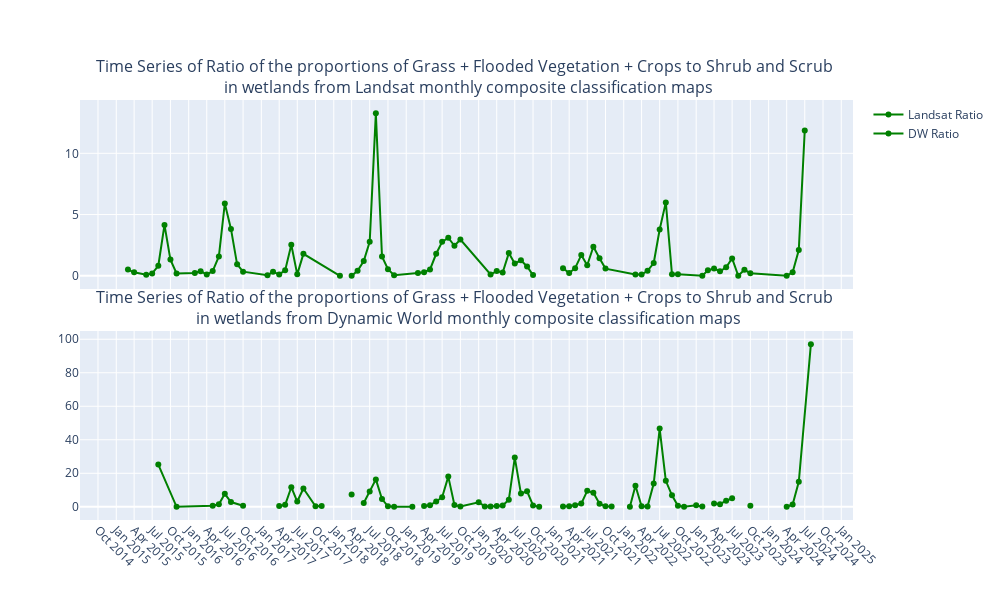
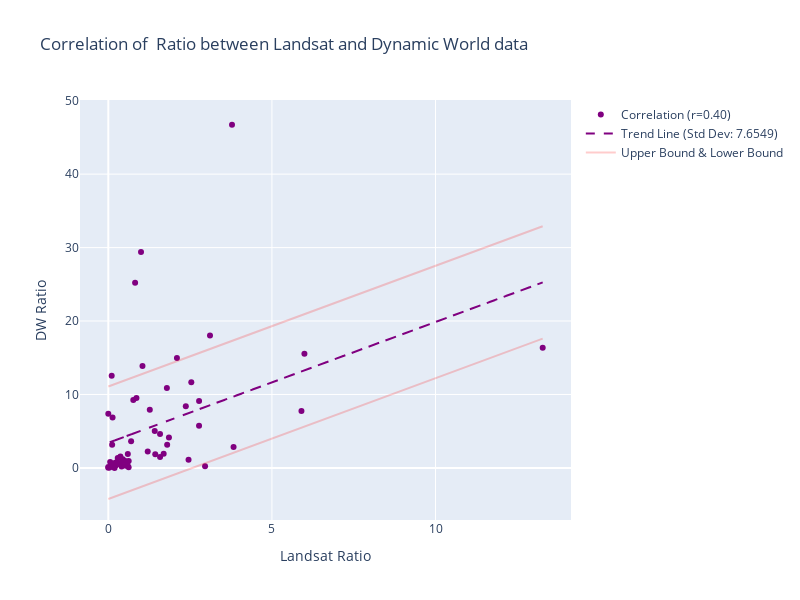

Source (notebook cell) for these figures, in order:
### Code cell
import plotly.graph_objects as go
from plotly.subplots import make_subplots

# Filtrer les données pour les classes d'intérêt
def calculate_ratio(df):
    shrub_and_scrub = df[df['class'] == 'Shrub and Scrub']['proportion'].reset_index(drop=True)
    grass = df[df['class'] == 'Grass']['proportion'].reset_index(drop=True)
    crops = df[df['class'] == 'Crops']['proportion'].reset_index(drop=True)
    # Calculer le rapport Shrub and Scrub / (Grass + Crops)
    ratio = (grass + crops) / shrub_and_scrub 
    return ratio

# Calculer le rapport pour Landsat et Sentinel (Dynamic World)
landsat_ratio = calculate_ratio(combined_df_filtered)
sentinel_ratio = calculate_ratio(gd_ts_df_filtered)

# Ajouter les dates correspondantes
landsat_ratio_df = pd.DataFrame({'date': combined_df_filtered['date'].unique(), 'ratio': landsat_ratio})
sentinel_ratio_df = pd.DataFrame({'date': gd_ts_df_filtered['date'].unique(), 'ratio': sentinel_ratio})


# Créer les subplots
fig = make_subplots(rows=2, cols=1, shared_xaxes=True, vertical_spacing=0.1,
                    subplot_titles=("Time Series of Ratio of the proportions of Grass + Flooded Vegetation + Crops to Shrub and Scrub <br> in wetlands from Landsat monthly composite classification maps",
                                    "Time Series of Ratio of the proportions of Grass + Flooded Vegetation + Crops to Shrub and Scrub <br> in wetlands from Dynamic World monthly composite classification maps"))

# Tracer le ratio pour Landsat
fig.add_trace(go.Scatter(
    x=landsat_ratio_df['date'], y=landsat_ratio_df['ratio'],
    mode='lines+markers', name='Landsat Ratio',
    line=dict(color='green')
), row=1, col=1)

# Tracer le ratio pour Sentinel (Dynamic World)
fig.add_trace(go.Scatter(
    x=sentinel_ratio_df['date'], y=sentinel_ratio_df['ratio'],
    mode='lines+markers', name='DW Ratio',
    line=dict(color='green')
), row=2, col=1)

fig.update_xaxes(
    tickformat="%b %Y",  # Format mois et année
    dtick="M3",  # Intervalle de ticks tous les mois
    tickangle=45,  # Angle des labels de ticks pour meilleure lisibilité
    tickmode="linear"  # Mode de ticks linéaire pour afficher chaque mois
)

# Ajuster la mise en page du graphique de corrélation
fig.update_layout(
    title="",
    height=600,
    width=1000,
    showlegend=True
)
# Afficher le graphique
fig.show()


# Calculer la corrélation entre les deux ratios
merged_ratio = pd.merge(landsat_ratio_df, sentinel_ratio_df, on='date', suffixes=('_landsat', '_sentinel'))
merged_ratio = merged_ratio.dropna()
merged_ratio = merged_ratio[np.isfinite(merged_ratio).all(1)]
correlation_ratio = merged_ratio['ratio_landsat'].corr(merged_ratio['ratio_sentinel'])

# Créer un graphique pour afficher la corrélation
fig_corr = go.Figure()

# Ajouter les points au graphique
fig_corr.add_trace(go.Scatter(
    x=merged_ratio['ratio_landsat'], y=merged_ratio['ratio_sentinel'],
    mode='markers', name=f'Correlation (r={correlation_ratio:.2f})',
    marker=dict(color='purple')
))


# Ajouter la courbe de tendance (régression linéaire)
slope, intercept, r_value, p_value, std_err = linregress(merged_ratio['ratio_landsat'], merged_ratio['ratio_sentinel'])

# Calculer les valeurs prédites par la courbe de tendance
predicted_values = slope * merged_ratio['ratio_landsat'] + intercept

# Calculer les résiduels (différence entre les valeurs observées et les valeurs prédites)
residuals = merged_ratio['ratio_sentinel'] - predicted_values
residual_std = np.std(residuals)

# Calculer les bornes supérieures et inférieures de la bande de confiance
upper_bound = predicted_values + residual_std
lower_bound = predicted_values - residual_std

# Ajouter la courbe de tendance au graphique, avec la dispersion dans la légende
fig_corr.add_trace(go.Scatter(
    x=merged_ratio['ratio_landsat'], y=slope * merged_ratio['ratio_landsat'] + intercept,
    mode='lines', name=f'Trend Line (Std Dev: {residual_std:.4f})',
    line=dict(color='purple', dash='dash')
))

# Ajouter la bande de confiance au graphique, avec la dispersion dans la légende
fig_corr.add_trace(go.Scatter(
    x=merged_ratio['ratio_landsat'], y=upper_bound,
    mode='lines', name=f'Upper Bound & Lower Bound',
    line=dict(color='rgba(255,0,0,0.2)'), showlegend=True
))

fig_corr.add_trace(go.Scatter(
    x=merged_ratio['ratio_landsat'], y=lower_bound,
    mode='lines', name=f'Lower Bound',
    line=dict(color='rgba(255,0,0,0.2)'), showlegend=False
))

# Ajuster la mise en page du graphique de corrélation
fig_corr.update_layout(
    title="Correlation of  Ratio between Landsat and Dynamic World data",
    xaxis_title="Landsat Ratio",
    yaxis_title="DW Ratio",
    height=600,
    width=800,
    showlegend=True
)

# Afficher le graphique de corrélation
fig_corr.show()

### Figure 1 — Plotly figure (JSON) as saved in the notebook; plotly's stock layout.template omitted (floating-point values rounded to 4 significant figures)
{"data": [{"line": {"color": "green"}, "mode": "lines+markers", "name": "Landsat Ratio", "type": "scatter", "x": ["2015-02-01T00:00:00", "2015-03-01T00:00:00", "2015-04-01T00:00:00", "2015-06-01T00:00:00", "2015-07-01T00:00:00", "2015-08-01T00:00:00", "2015-09-01T00:00:00", "2015-10-01T00:00:00", "2015-11-01T00:00:00", "2016-02-01T00:00:00", "2016-03-01T00:00:00", "2016-04-01T00:00:00", "2016-05-01T00:00:00", "2016-06-01T00:00:00", "2016-07-01T00:00:00", "2016-08-01T00:00:00", "2016-09-01T00:00:00", "2016-10-01T00:00:00", "2017-02-01T00:00:00", "2017-03-01T00:00:00", "2017-04-01T00:00:00", "2017-05-01T00:00:00", "2017-06-01T00:00:00", "2017-07-01T00:00:00", "2017-08-01T00:00:00", "2018-02-01T00:00:00", "2018-03-01T00:00:00", "2018-04-01T00:00:00", "2018-05-01T00:00:00", "2018-06-01T00:00:00", "2018-07-01T00:00:00", "2018-08-01T00:00:00", "2018-09-01T00:00:00", "2018-10-01T00:00:00", "2018-11-01T00:00:00", "2019-03-01T00:00:00", "2019-04-01T00:00:00", "2019-05-01T00:00:00", "2019-06-01T00:00:00", "2019-07-01T00:00:00", "2019-08-01T00:00:00", "2019-09-01T00:00:00", "2019-10-01T00:00:00", "2020-03-01T00:00:00", "2020-04-01T00:00:00", "2020-05-01T00:00:00", "2020-06-01T00:00:00", "2020-07-01T00:00:00", "2020-08-01T00:00:00", "2020-09-01T00:00:00", "2020-10-01T00:00:00", "2021-02-01T00:00:00", "2021-03-01T00:00:00", "2021-04-01T00:00:00", "2021-05-01T00:00:00", "2021-06-01T00:00:00", "2021-07-01T00:00:00", "2021-08-01T00:00:00", "2021-09-01T00:00:00", "2021-10-01T00:00:00", "2022-03-01T00:00:00", "2022-04-01T00:00:00", "2022-05-01T00:00:00", "2022-06-01T00:00:00", "2022-07-01T00:00:00", "2022-08-01T00:00:00", "2022-09-01T00:00:00", "2022-10-01T00:00:00", "2023-02-01T00:00:00", "2023-03-01T00:00:00", "2023-04-01T00:00:00", "2023-05-01T00:00:00", "2023-06-01T00:00:00", "2023-07-01T00:00:00", "2023-08-01T00:00:00", "2023-09-01T00:00:00", "2023-10-01T00:00:00", "2024-04-01T00:00:00", "2024-05-01T00:00:00", "2024-06-01T00:00:00", "2024-07-01T00:00:00"], "xaxis": "x", "y": [null, 0.5111, 0.2858, 0.08108, 0.1916, 0.8191, 4.155, 1.321, 0.1906, 0.2273, 0.3807, 0.1041, 0.3844, 1.582, 5.903, 3.828, 0.9365, 0.3366, 0.04878, 0.3212, 0.1115, 0.4436, 2.536, 0.1178, 1.79, 0, null, 0, 0.413, 1.205, 2.774, 13.28, 1.581, 0.5359, 0.04297, 0.2273, 0.2895, 0.5194, 1.799, 2.773, 3.107, 2.452, 2.957, 0.1063, 0.3871, 0.2675, 1.853, 1, 1.268, 0.7635, 0.05696, null, 0.6214, 0.2292, 0.6232, 1.692, 0.8607, 2.368, 1.435, 0.5861, 0.1034, 0.1007, 0.4068, 1.045, 3.78, 5.993, 0.1306, 0.1332, 0, 0.4444, 0.5961, 0.3701, 0.697, 1.419, 0, 0.4929, 0.2141, 0, 0.2886, 2.097, 11.87], "yaxis": "y"}, {"line": {"color": "green"}, "mode": "lines+markers", "name": "DW Ratio", "type": "scatter", "x": ["2015-08-01T00:00:00", "2015-11-01T00:00:00", "2016-05-01T00:00:00", "2016-06-01T00:00:00", "2016-07-01T00:00:00", "2016-08-01T00:00:00", "2016-10-01T00:00:00", "2017-01-01T00:00:00", "2017-04-01T00:00:00", "2017-05-01T00:00:00", "2017-06-01T00:00:00", "2017-07-01T00:00:00", "2017-08-01T00:00:00", "2017-10-01T00:00:00", "2017-11-01T00:00:00", "2018-01-01T00:00:00", "2018-02-01T00:00:00", "2018-03-01T00:00:00", "2018-04-01T00:00:00", "2018-05-01T00:00:00", "2018-06-01T00:00:00", "2018-07-01T00:00:00", "2018-08-01T00:00:00", "2018-09-01T00:00:00", "2018-10-01T00:00:00", "2018-11-01T00:00:00", "2019-02-01T00:00:00", "2019-03-01T00:00:00", "2019-04-01T00:00:00", "2019-05-01T00:00:00", "2019-06-01T00:00:00", "2019-07-01T00:00:00", "2019-08-01T00:00:00", "2019-09-01T00:00:00", "2019-10-01T00:00:00", "2020-01-01T00:00:00", "2020-02-01T00:00:00", "2020-03-01T00:00:00", "2020-04-01T00:00:00", "2020-05-01T00:00:00", "2020-06-01T00:00:00", "2020-07-01T00:00:00", "2020-08-01T00:00:00", "2020-09-01T00:00:00", "2020-10-01T00:00:00", "2020-11-01T00:00:00", "2021-02-01T00:00:00", "2021-03-01T00:00:00", "2021-04-01T00:00:00", "2021-05-01T00:00:00", "2021-06-01T00:00:00", "2021-07-01T00:00:00", "2021-08-01T00:00:00", "2021-09-01T00:00:00", "2021-10-01T00:00:00", "2021-11-01T00:00:00", "2021-12-01T00:00:00", "2022-01-01T00:00:00", "2022-02-01T00:00:00", "2022-03-01T00:00:00", "2022-04-01T00:00:00", "2022-05-01T00:00:00", "2022-06-01T00:00:00", "2022-07-01T00:00:00", "2022-08-01T00:00:00", "2022-09-01T00:00:00", "2022-10-01T00:00:00", "2022-11-01T00:00:00", "2023-01-01T00:00:00", "2023-02-01T00:00:00", "2023-03-01T00:00:00", "2023-04-01T00:00:00", "2023-05-01T00:00:00", "2023-06-01T00:00:00", "2023-07-01T00:00:00", "2023-08-01T00:00:00", "2023-09-01T00:00:00", "2023-10-01T00:00:00", "2023-12-01T00:00:00", "2024-01-01T00:00:00", "2024-02-01T00:00:00", "2024-03-01T00:00:00", "2024-04-01T00:00:00", "2024-05-01T00:00:00", "2024-06-01T00:00:00", "2024-08-01T00:00:00"], "xaxis": "x2", "y": [25.21, 0, 0.6793, 1.486, 7.749, 2.841, 0.6143, null, 0.5248, 1.186, 11.68, 3.158, 10.89, 0.3282, 0.5105, null, null, null, 7.36, null, 2.249, 9.129, 16.36, 4.614, 0.2905, 0.06617, 0, null, 0.5279, 0.9398, 3.145, 5.735, 18.03, 1.13, 0.2273, 2.691, 0.2424, 0.2484, 0.4682, 0.8209, 4.156, 29.4, 7.905, 9.257, 0.8071, 0, null, 0.108, 0.3211, 0.954, 1.932, 9.526, 8.41, 1.862, 0.3856, 0.1052, null, null, 0, 12.57, 0.3071, 0.1921, 13.88, 46.72, 15.53, 6.859, 0.5753, 0.05667, 0.8649, 0.1157, null, 1.906, 1.569, 3.62, 5.036, null, null, 0.6889, null, null, null, null, 0.04097, 1.35, 14.96, 97.05], "yaxis": "y2"}], "layout": {"annotations": [{"font": {"size": 16}, "showarrow": false, "text": "Time Series of Ratio of the proportions of Grass + Flooded Vegetation + Crops to Shrub and Scrub <br> in wetlands from Landsat monthly composite classification maps", "x": 0.5, "xanchor": "center", "xref": "paper", "y": 1, "yanchor": "bottom", "yref": "paper"}, {"font": {"size": 16}, "showarrow": false, "text": "Time Series of Ratio of the proportions of Grass + Flooded Vegetation + Crops to Shrub and Scrub <br> in wetlands from Dynamic World monthly composite classification maps", "x": 0.5, "xanchor": "center", "xref": "paper", "y": 0.45, "yanchor": "bottom", "yref": "paper"}], "height": 600, "showlegend": true, "title": {"text": ""}, "width": 1000, "xaxis": {"anchor": "y", "domain": [0, 1], "dtick": "M3", "matches": "x2", "showticklabels": false, "tickangle": 45, "tickformat": "%b %Y", "tickmode": "linear"}, "xaxis2": {"anchor": "y2", "domain": [0, 1], "dtick": "M3", "tickangle": 45, "tickformat": "%b %Y", "tickmode": "linear"}, "yaxis": {"anchor": "x", "domain": [0.55, 1]}, "yaxis2": {"anchor": "x2", "domain": [0, 0.45]}}}

### Figure 2 — Plotly figure (JSON) as saved in the notebook; plotly's stock layout.template omitted (floating-point values rounded to 4 significant figures)
{"data": [{"marker": {"color": "purple"}, "mode": "markers", "name": "Correlation (r=0.40)", "type": "scatter", "x": [0.8191, 0.1906, 0.3844, 1.582, 5.903, 3.828, 0.3366, 0.1115, 0.4436, 2.536, 0.1178, 1.79, 0, 1.205, 2.774, 13.28, 1.581, 0.5359, 0.04297, 0.2895, 0.5194, 1.799, 2.773, 3.107, 2.452, 2.957, 0.1063, 0.3871, 0.2675, 1.853, 1, 1.268, 0.7635, 0.05696, 0.6214, 0.2292, 0.6232, 1.692, 0.8607, 2.368, 1.435, 0.5861, 0.1034, 0.1007, 0.4068, 1.045, 3.78, 5.993, 0.1306, 0.1332, 0, 0.5961, 0.3701, 0.697, 1.419, 0.2141, 0, 0.2886, 2.097], "y": [25.21, 0, 0.6793, 1.486, 7.749, 2.841, 0.6143, 0.5248, 1.186, 11.68, 3.158, 10.89, 7.36, 2.249, 9.129, 16.36, 4.614, 0.2905, 0.06617, 0.5279, 0.9398, 3.145, 5.735, 18.03, 1.13, 0.2273, 0.2484, 0.4682, 0.8209, 4.156, 29.4, 7.905, 9.257, 0.8071, 0.108, 0.3211, 0.954, 1.932, 9.526, 8.41, 1.862, 0.3856, 12.57, 0.3071, 0.1921, 13.88, 46.72, 15.53, 6.859, 0.5753, 0.1157, 1.906, 1.569, 3.62, 5.036, 0.6889, 0.04097, 1.35, 14.96]}, {"line": {"color": "purple", "dash": "dash"}, "mode": "lines", "name": "Trend Line (Std Dev: 7.6549)", "type": "scatter", "x": [0.8191, 0.1906, 0.3844, 1.582, 5.903, 3.828, 0.3366, 0.1115, 0.4436, 2.536, 0.1178, 1.79, 0, 1.205, 2.774, 13.28, 1.581, 0.5359, 0.04297, 0.2895, 0.5194, 1.799, 2.773, 3.107, 2.452, 2.957, 0.1063, 0.3871, 0.2675, 1.853, 1, 1.268, 0.7635, 0.05696, 0.6214, 0.2292, 0.6232, 1.692, 0.8607, 2.368, 1.435, 0.5861, 0.1034, 0.1007, 0.4068, 1.045, 3.78, 5.993, 0.1306, 0.1332, 0, 0.5961, 0.3701, 0.697, 1.419, 0.2141, 0, 0.2886, 2.097], "y": [4.772, 3.738, 4.057, 6.027, 13.13, 9.721, 3.978, 3.608, 4.154, 7.596, 3.618, 6.369, 3.425, 5.406, 7.987, 25.26, 6.025, 4.306, 3.495, 3.901, 4.279, 6.383, 7.985, 8.535, 7.457, 8.288, 3.599, 4.061, 3.865, 6.472, 5.069, 5.51, 4.68, 3.518, 4.447, 3.802, 4.45, 6.207, 4.84, 7.32, 5.785, 4.389, 3.595, 3.59, 4.094, 5.143, 9.642, 13.28, 3.639, 3.644, 3.425, 4.405, 4.033, 4.571, 5.758, 3.777, 3.425, 3.899, 6.874]}, {"line": {"color": "rgba(255,0,0,0.2)"}, "mode": "lines", "name": "Upper Bound & Lower Bound", "showlegend": true, "type": "scatter", "x": [0.8191, 0.1906, 0.3844, 1.582, 5.903, 3.828, 0.3366, 0.1115, 0.4436, 2.536, 0.1178, 1.79, 0, 1.205, 2.774, 13.28, 1.581, 0.5359, 0.04297, 0.2895, 0.5194, 1.799, 2.773, 3.107, 2.452, 2.957, 0.1063, 0.3871, 0.2675, 1.853, 1, 1.268, 0.7635, 0.05696, 0.6214, 0.2292, 0.6232, 1.692, 0.8607, 2.368, 1.435, 0.5861, 0.1034, 0.1007, 0.4068, 1.045, 3.78, 5.993, 0.1306, 0.1332, 0, 0.5961, 0.3701, 0.697, 1.419, 0.2141, 0, 0.2886, 2.097], "y": [12.43, 11.39, 11.71, 13.68, 20.79, 17.38, 11.63, 11.26, 11.81, 15.25, 11.27, 14.02, 11.08, 13.06, 15.64, 32.91, 13.68, 11.96, 11.15, 11.56, 11.93, 14.04, 15.64, 16.19, 15.11, 15.94, 11.25, 11.72, 11.52, 14.13, 12.72, 13.16, 12.34, 11.17, 12.1, 11.46, 12.1, 13.86, 12.5, 14.97, 13.44, 12.04, 11.25, 11.25, 11.75, 12.8, 17.3, 20.94, 11.29, 11.3, 11.08, 12.06, 11.69, 12.23, 13.41, 11.43, 11.08, 11.55, 14.53]}, {"line": {"color": "rgba(255,0,0,0.2)"}, "mode": "lines", "name": "Lower Bound", "showlegend": false, "type": "scatter", "x": [0.8191, 0.1906, 0.3844, 1.582, 5.903, 3.828, 0.3366, 0.1115, 0.4436, 2.536, 0.1178, 1.79, 0, 1.205, 2.774, 13.28, 1.581, 0.5359, 0.04297, 0.2895, 0.5194, 1.799, 2.773, 3.107, 2.452, 2.957, 0.1063, 0.3871, 0.2675, 1.853, 1, 1.268, 0.7635, 0.05696, 0.6214, 0.2292, 0.6232, 1.692, 0.8607, 2.368, 1.435, 0.5861, 0.1034, 0.1007, 0.4068, 1.045, 3.78, 5.993, 0.1306, 0.1332, 0, 0.5961, 0.3701, 0.697, 1.419, 0.2141, 0, 0.2886, 2.097], "y": [-2.883, -3.917, -3.598, -1.628, 5.478, 2.066, -3.677, -4.047, -3.501, -0.05894, -4.036, -1.286, -4.23, -2.249, 0.332, 17.6, -1.63, -3.349, -4.16, -3.754, -3.376, -1.272, 0.3304, 0.8803, -0.1976, 0.633, -4.055, -3.594, -3.79, -1.183, -2.586, -2.145, -2.974, -4.137, -3.208, -3.853, -3.205, -1.448, -2.815, -0.3351, -1.87, -3.266, -4.06, -4.065, -3.561, -2.512, 1.987, 5.626, -4.015, -4.011, -4.23, -3.25, -3.621, -3.084, -1.897, -3.878, -4.23, -3.756, -0.7811]}], "layout": {"height": 600, "showlegend": true, "title": {"text": "Correlation of  Ratio between Landsat and Dynamic World data"}, "width": 800, "xaxis": {"title": {"text": "Landsat Ratio"}}, "yaxis": {"title": {"text": "DW Ratio"}}}}
